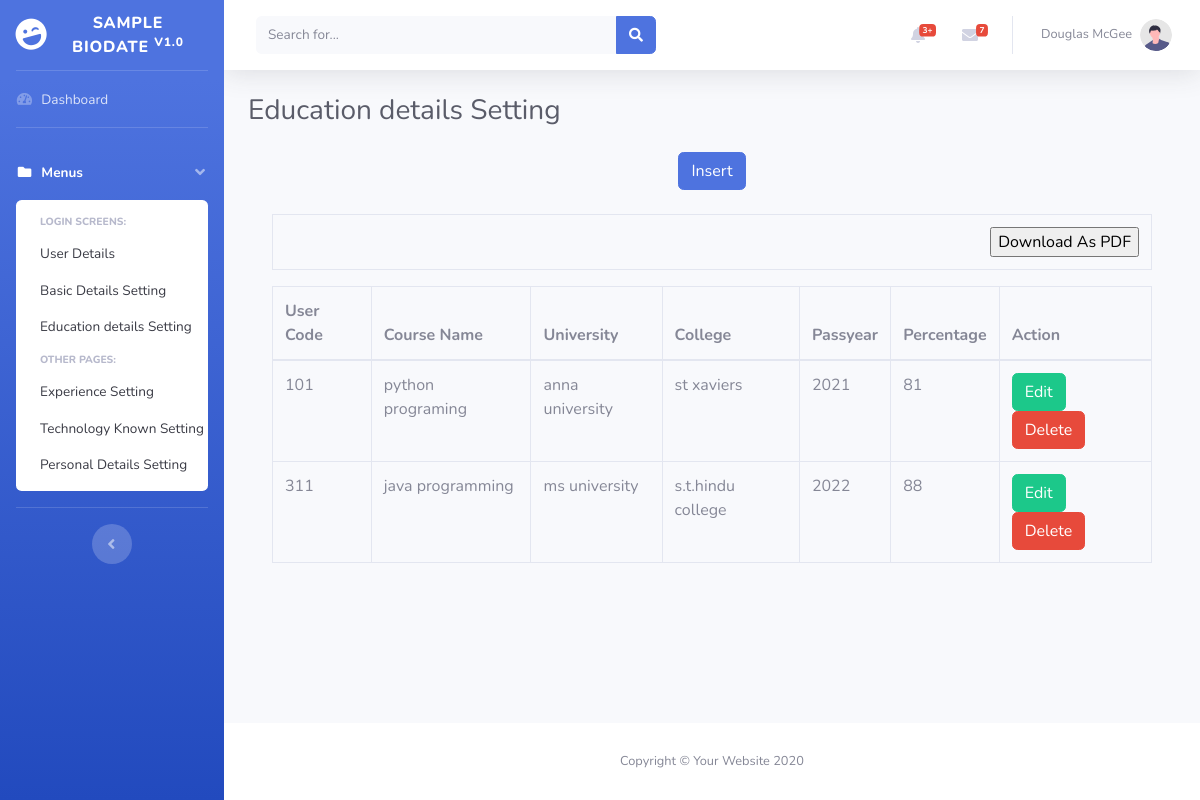
Page /education_details.php on the committed database.
### tables this page shows
CREATE TABLE `education_details` (
  `id` int(10) NOT NULL,
  `user_code` int(15) NOT NULL,
  `coursename` varchar(40) NOT NULL,
  `university` varchar(50) NOT NULL,
  `college` varchar(44) NOT NULL,
  `passyear` varchar(20) NOT NULL,
  `percentage` varchar(100) NOT NULL
);

### education_details.php (the view, shortened to what this page needs)
<?php
include('config.php');
include('header.php');
$action = "";
?>
 <h1 class="h3 mb-4 text-gray-800">Education details Setting</h1>
<div class="container">
  <?php if($action == 'edit' or $action == 'add' ){
          $id = $_REQUEST['id'];
		  $query ="select * from education_details where id='$id'";
      $result = mysqli_query($conn, $query);
          $data = mysqli_fetch_assoc($result)
  ?>
  <form method="post" >
  <table class="table table-striped table-bordered table-hover">
  <tr>
  <td align="right"><b>user_code</b></td>
  <td>
   <input type="text" name="user_code" id="user_code" class="form-control" value="<?php if($action=="edit"){ echo $data['user_code'];}else {echo "";} ?>" placeholder="user_code" required="required" autofocus="autofocus">
  </td>
  </tr>
  <tr>
  <td align="right"><b>coursename</b></td>
  <td>
  <input type="text" name="coursename" class="form-control" value="<?php if($action=="edit"){echo $data['coursename'];}else{echo "";} ?>"  required="required">
  </td>
  </tr>
  <tr>
  <td align="right"><b> university<b></td>
  <td>
   <input type="text" name="university" class="form-control" value="<?php if($action=="edit"){ echo $data['university'];} else { echo "";} ?>" required="required">
   </td>
  </tr>
  <tr>
  <td align="right"><b>college<b></td>
  <td>
   <input type="text" name="college" class="form-control" value="<?php if($action=="edit"){ echo $data['college'];} else { echo "";} ?>"  required="required">
   </td>
  </tr>
  <tr>
  <td align="right"><b>passyear<b></td>
  <td>
    <input type="text" name="passyear" class="form-control" value="<?php if($action=="edit"){ echo $data['passyear'];} else { echo "";} ?>"  required="required">
   </td>
  </tr>
  <tr>
  <td align="right"><b>percentage<b></td>
  <td>
    <input type="text" name="percentage" class="form-control" value="<?php if($action=="edit"){ echo $data['percentage'];} else { echo "";} ?>"  required="required">
   </td>
  </tr>
  <tr>
  <td colspan="2" align="center">
  <?php
  if($action=="edit")
  {
  ?>
  <button type="submit" class="btn btn-success" name="edit" >Save</button>
  <?php
  }
  else
  {
	?>
    <button type="submit" class="btn btn-success" name="save" >Save</button>
    <?php
  }
  ?>
  </td>
  </tr>
  </table>
  </form>
  <?php }else{ ?>
		  <center><a href="education_details.php?action=add&id=0" class="btn btn-primary">Insert</a></center>
		  <br />
          <table  id="example2" class="table table-bordered table-hover">
          <tr>
           <td colspan="6" align="right">
            <input type="button" id="btnExport" value="Download As PDF" />
          </td>
          </tr>
          </table>
		  <table  id="example1" class="table table-bordered table-hover">
			<thead>
			  <tr>
			<th>User Code</th>
			<th>Course Name</th>
			<th>University</th>
			<th>College</th>
      <th>Passyear</th>
      <th>Percentage</th>
			<th>Action</th>
			  </tr>
			</thead>
			<tbody>
			<?php
		$query  = "select * from education_details order by id desc";
$result = mysqli_query($conn,$query);
  while($data = mysqli_fetch_assoc($result))
		{
			?>
			  <tr>
			  <td><?php echo $data["user_code"]; ?></td>
			<td><?php echo $data["coursename"]; ?></td>
			<td><?php echo $data["university"]; ?></td>
			<td><?php echo $data["college"]; ?></td>
      <td><?php echo $data["passyear"]; ?></td>
      <td><?php echo $data["percentage"]; ?></td>
			<td>
			<a href="education_details.php?action=edit&id=<?php echo $data["id"]; ?>" class="btn btn-success">Edit</a>
			<a href="education_details.php?action=delete&id=<?php echo $data["id"]; ?>" class="btn btn-danger" onClick="return confirm('are you soure want to delete this')" >Delete</a>
			</td>
			  </tr>
			  <?php
		}
		?>
			</tbody>
		  </table>
  <?php } ?>
</div>
<?php
include('footer.php');
?>

### header.php (shortened to what this page needs)
<!DOCTYPE html>
<html lang="en">
<head>
    <link href="vendor/fontawesome-free/css/all.min.css" rel="stylesheet" type="text/css">
    <link href="css/sb-admin-2.min.css" rel="stylesheet">
</head>
<body id="page-top">
    <div id="wrapper">
        <ul class="navbar-nav bg-gradient-primary sidebar sidebar-dark accordion" id="accordionSidebar">
            <a class="sidebar-brand d-flex align-items-center justify-content-center" href="index.html">
                <div class="sidebar-brand-icon rotate-n-15">
                    <i class="fas fa-laugh-wink"></i>
                </div>
                <div class="sidebar-brand-text mx-3">Sample Biodate <sup>V1.0</sup></div>
            </a>
            <hr class="sidebar-divider my-0">
            <li class="nav-item">
                <a class="nav-link" href="index.html">
                    <i class="fas fa-fw fa-tachometer-alt"></i>
                    <span>Dashboard</span></a>
            </li>
            <hr class="sidebar-divider">
            <li class="nav-item active">
                <a class="nav-link" href="#" data-toggle="collapse" data-target="#collapsePages" aria-expanded="true"
                    aria-controls="collapsePages">
                    <i class="fas fa-fw fa-folder"></i>
                    <span>Menus</span>
                </a>
                <div id="collapsePages" class="collapse show" aria-labelledby="headingPages"
                    data-parent="#accordionSidebar">
                    <div class="bg-white py-2 collapse-inner rounded">
                        <h6 class="collapse-header">Login Screens:</h6>
                        <a class="collapse-item" href="user_details.php">User Details</a>
                        <a class="collapse-item" href="basic_details.php">Basic Details Setting</a>
                        <a class="collapse-item" href="education_details.php">Education details Setting</a>
                        <h6 class="collapse-header">Other Pages:</h6>
                        <a class="collapse-item" href="experience_details.php">Experience Setting</a>
                        <a class="collapse-item" href="technology_details.php">Technology Known Setting</a>
                        <a class="collapse-item" href="personal_details.php">Personal Details Setting</a>
                    </div>
                </div>
            </li>
            <hr class="sidebar-divider d-none d-md-block">
            <div class="text-center d-none d-md-inline">
                <button class="rounded-circle border-0" id="sidebarToggle"></button>
            </div>
        </ul>
        <div id="content-wrapper" class="d-flex flex-column">
            <div id="content">
                <nav class="navbar navbar-expand navbar-light bg-white topbar mb-4 static-top shadow">
                    <form
                        class="d-none d-sm-inline-block form-inline mr-auto ml-md-3 my-2 my-md-0 mw-100 navbar-search">
                        <div class="input-group">
                            <input type="text" class="form-control bg-light border-0 small" placeholder="Search for..."
                                aria-label="Search" aria-describedby="basic-addon2">
                            <div class="input-group-append">
                                <button class="btn btn-primary" type="button">
                                    <i class="fas fa-search fa-sm"></i>
                                </button>
                            </div>
                        </div>
                    </form>
                    <ul class="navbar-nav ml-auto">
                        <li class="nav-item dropdown no-arrow mx-1">
                            <a class="nav-link dropdown-toggle" href="#" id="alertsDropdown" role="button"
                                data-toggle="dropdown" aria-haspopup="true" aria-expanded="false">
                                <i class="fas fa-bell fa-fw"></i>
                                <span class="badge badge-danger badge-counter">3+</span>
                            </a>
                        </li>
                        <li class="nav-item dropdown no-arrow mx-1">
                            <a class="nav-link dropdown-toggle" href="#" id="messagesDropdown" role="button"
                                data-toggle="dropdown" aria-haspopup="true" aria-expanded="false">
                                <i class="fas fa-envelope fa-fw"></i>
                                <span class="badge badge-danger badge-counter">7</span>
                            </a>
                        </li>
                        <li class="nav-item dropdown no-arrow">
                            <a class="nav-link dropdown-toggle" href="#" id="userDropdown" role="button"
                                data-toggle="dropdown" aria-haspopup="true" aria-expanded="false">
                                <span class="mr-2 d-none d-lg-inline text-gray-600 small">Douglas McGee</span>
                                <img class="img-profile rounded-circle"
                                    src="img/undraw_profile.svg">
                            </a>
                        </li>
                    </ul>
                </nav>
                <div class="container-fluid">

### footer.php (shortened to what this page needs)
</div>
            </div>
            <footer class="sticky-footer bg-white">
                <div class="container my-auto">
                    <div class="copyright text-center my-auto">
                        <span>Copyright &copy; Your Website 2020</span>
                    </div>
                </div>
            </footer>
        </div>
    </div>
</body>
</html>

### rows in the picture
education_details: user_code "101", coursename "python programing", university "anna university", college "st xaviers", passyear "2021", percentage "81"
education_details: user_code "311", coursename "java programming", university "ms university", college "s.t.hindu college", passyear "2022", percentage "88"
